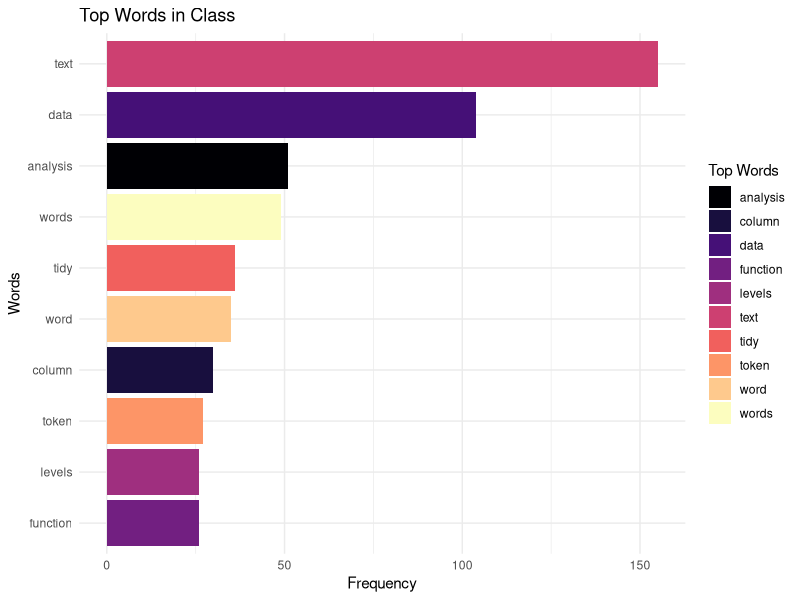
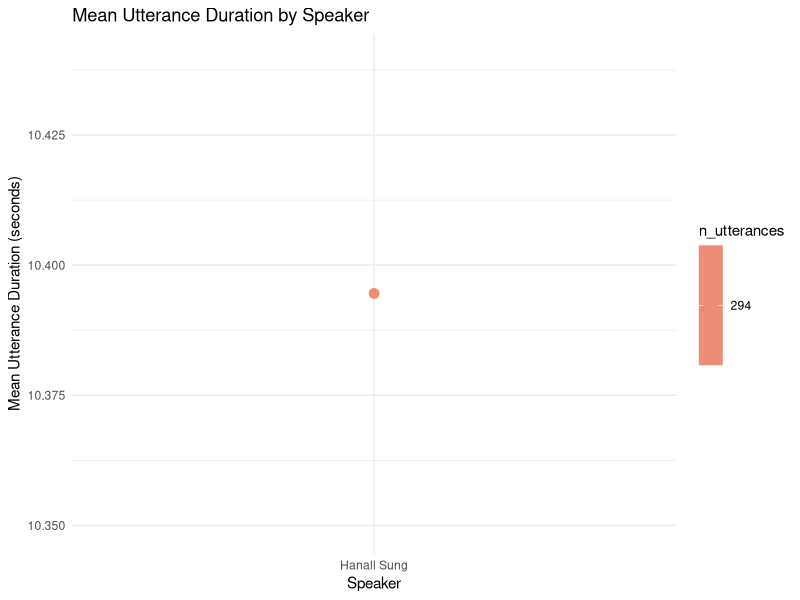

Write the R code that produced these figures, in order.
## ---- chunk 1
knitr::opts_chunk$set(echo = TRUE)
## ---- chunk 2
#install.packages("tidytext")

library(tidyverse)
library(dplyr)
library(ggplot2)
library(stringr)
library(forcats)
library(tidytext)
## ---- chunk 3
my_sentences <- tibble(sentences = c("I think that she's really good at playing soccer, but he's probably a better dancer, especially at his age", "I really like to watch soccer games, especially for OneKnox", "She was a great goalkeeper, perhaps because she played soccer from such a young age"))

my_sentences %>% 
  unnest_tokens(word , sentences) %>% # separate words, removing punctuation
  count(word) %>% # counting words
  arrange(desc(n)) %>% # arranging by frequency
  anti_join(stop_words) # removing common words, or "stop" words
## ---- chunk 4
# First, read the class Zoom transcript CSV data. You can download this from Canvas!
transcript <- read.csv("F25-STEM680_processed transcript.csv")

# In this next step, use similar code from Step 2.
transcript %>% 
  unnest_tokens(word, text) %>% 
  count(word) %>% 
  arrange(desc(n)) %>% 
  anti_join(stop_words)
## ---- chunk 5
top_words <- transcript %>%
  unnest_tokens(word, text) %>%
  count(word) %>%
  arrange(desc(n)) %>% 
  anti_join(stop_words) %>% 
  slice_head(n = 10)

ggplot(top_words, aes(x = reorder(word, n), y = n, fill = word)) +
  geom_col() +
  coord_flip() +
  scale_fill_viridis_d(option = "magma", name = "Top Words") +
  labs(
    x = "Words",
    y = "Frequency",
    title = "Top Words in Class"
  ) +
  theme_minimal()
## ---- chunk 6
library(lubridate)

transcript <- transcript %>%
  mutate(
    start = hms(start),
    end   = hms(end),
    start = as.numeric(start, "seconds"),
    end   = as.numeric(end, "seconds")
  )
## ---- chunk 7
mean_utterance_duration_and_n_utterances <- transcript %>%
    mutate(utterance_duration = end - start) %>% 
  group_by(name) %>% 
  summarize(mean_utterance_duration = mean(utterance_duration),
            n_utterances = n()) %>% 
  arrange(desc(mean_utterance_duration))
## ---- chunk 8
# Use this code chunk for the plot.
ggplot(mean_utterance_duration_and_n_utterances) +
  aes(
    x = reorder(name, mean_utterance_duration), 
    y = mean_utterance_duration, 
    color = n_utterances
  ) +
  geom_point(size = 3) +
  labs(
    x = "Speaker",
    y = "Mean Utterance Duration (seconds)",
    title = "Mean Utterance Duration by Speaker"
  ) +
  scale_color_gradient(low = "lightblue", high = "red") +
  theme_minimal()
## ---- chunk 9
data_mentions <- transcript %>% 
  filter(name == "Hanall Sung") %>% 
  unnest_tokens(word, text) %>% 
  filter(word == "data") %>% 
  count()

total_duration <- max(transcript$end) - min(transcript$start)
data_mentions_per_min <- (data_mentions$n/total_duration)*60
data_mentions
data_mentions_per_min
## ---- chunk 10
